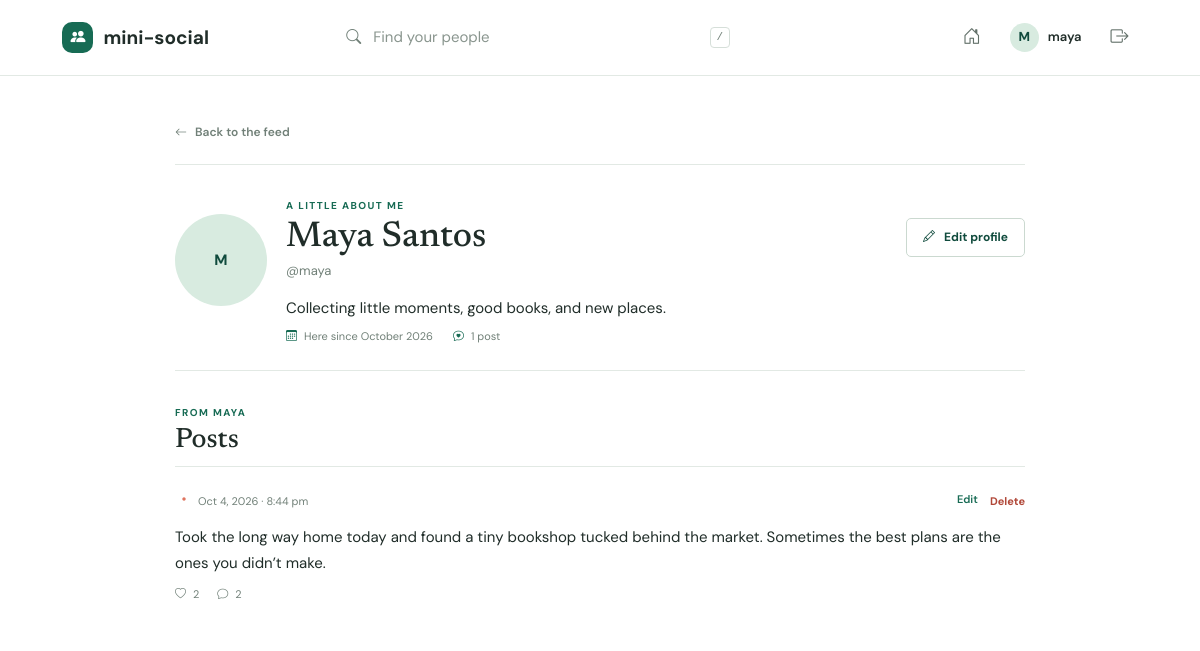
Page /index.php?page=profile&username=maya (signed in) on the committed database.
### tables this page shows
CREATE TABLE IF NOT EXISTS users (
    id INT UNSIGNED NOT NULL AUTO_INCREMENT,
    username VARCHAR(24) NOT NULL,
    email VARCHAR(190) NOT NULL,
    password VARCHAR(255) NOT NULL,
    full_name VARCHAR(80) NOT NULL,
    bio VARCHAR(240) NOT NULL DEFAULT '',
    profile_image VARCHAR(255) NULL,
    role ENUM('user', 'admin') NOT NULL DEFAULT 'user',
    created_at TIMESTAMP NOT NULL DEFAULT CURRENT_TIMESTAMP,
    PRIMARY KEY (id),
    UNIQUE KEY uq_users_username (username),
    UNIQUE KEY uq_users_email (email)
);

CREATE TABLE IF NOT EXISTS posts (
    id INT UNSIGNED NOT NULL AUTO_INCREMENT,
    user_id INT UNSIGNED NOT NULL,
    content TEXT NOT NULL,
    image VARCHAR(255) NULL,
    created_at TIMESTAMP NOT NULL DEFAULT CURRENT_TIMESTAMP,
    PRIMARY KEY (id),
    KEY idx_posts_created_at (created_at),
    KEY idx_posts_user_id (user_id),
    CONSTRAINT fk_posts_user FOREIGN KEY (user_id) REFERENCES users (id) ON DELETE CASCADE
);

### app/helpers.php (called while the page is built, shortened)
<?php
function e(?string $value): string
{
    return htmlspecialchars($value ?? '', ENT_QUOTES | ENT_SUBSTITUTE, 'UTF-8');
}
function url(array $parameters = []): string
{
    return 'index.php' . ($parameters ? '?' . http_build_query($parameters) : '');
}
function current_user(): ?array
{
    return $_SESSION['user'] ?? null;
}
function render(string $view, array $data = []): void
{
    extract($data, EXTR_SKIP);
    require __DIR__ . '/views/partials/header.php';
    require __DIR__ . '/views/' . $view . '.php';
    require __DIR__ . '/views/partials/footer.php';
}

### app/controllers/ProfileController.php (called while the page is built, shortened)
<?php
final class ProfileController
{
    public function show(): void
    {
        $username = (string) ($_GET['username'] ?? '');
        $profile = $this->users->findByUsername($username);
        render('profile/show', ['title' => $profile['full_name'], 'profile' => $profile, 'posts' => $this->posts->forUser((int) $profile['id']), 'isOwner' => current_user() && (int) current_user()['id'] === (int) $profile['id']]);
    }
}

### app/models/UserModel.php (called while the page is built, shortened)
<?php
final class UserModel
{
    public function findByUsername(string $username): ?array
    {
        $statement = $this->db->prepare('SELECT * FROM users WHERE username = ? LIMIT 1');
        $statement->bind_param('s', $username);
        $statement->execute();
        return $statement->get_result()->fetch_assoc() ?: null;
    }
}

### app/models/PostModel.php (called while the page is built, shortened)
<?php
final class PostModel
{
    public function forUser(int $userId): array
    {
        $statement = $this->db->prepare('SELECT p.*, (SELECT COUNT(*) FROM comments c WHERE c.post_id = p.id) AS comment_count, (SELECT COUNT(*) FROM likes l WHERE l.post_id = p.id) AS like_count FROM posts p WHERE p.user_id = ? ORDER BY p.created_at DESC');
        $statement->bind_param('i', $userId);
        $statement->execute();
        return $statement->get_result()->fetch_all(MYSQLI_ASSOC);
    }
}

### app/views/profile/show.php (the view, shortened to what this page needs)
<section class="profile-page">
    <a class="back-link" href="<?= e(url(['page' => 'feed'])) ?>"><i class="bi bi-arrow-left"></i> Back to the feed</a>
    <header class="profile-header">
        <?php if (!empty($profile['profile_image'])): ?><img class="profile-avatar" src="uploads/<?= e($profile['profile_image']) ?>" alt="<?= e($profile['full_name']) ?>">
        <?php else: ?><span class="profile-avatar avatar-initial"><?= e(strtoupper(substr($profile['full_name'], 0, 1))) ?></span><?php endif; ?>
        <div class="profile-identity"><span class="eyebrow">A little about me</span><h1><?= e($profile['full_name']) ?></h1><p>@<?= e($profile['username']) ?></p></div>
        <?php if ($isOwner): ?><a class="button button-outline" href="<?= e(url(['page' => 'profile-edit'])) ?>"><i class="bi bi-pencil"></i> Edit profile</a><?php endif; ?>
        <p class="profile-bio"><?= $profile['bio'] !== '' ? nl2br(e($profile['bio'])) : 'Still finding the words.' ?></p>
        <div class="profile-meta"><span><i class="bi bi-calendar3"></i> Here since <?= e(date('F Y', strtotime($profile['created_at']))) ?></span><span><i class="bi bi-chat-heart"></i> <?= count($posts) ?> <?= count($posts) === 1 ? 'post' : 'posts' ?></span></div>
    </header>
    <div class="section-heading profile-post-heading"><div><span class="eyebrow">From <?= e(explode(' ', $profile['full_name'])[0]) ?></span><h2>Posts</h2></div></div>
    <div class="profile-posts">
        <?php foreach ($posts as $post): ?><article class="profile-post"><div class="post-date"><i class="bi bi-dot"></i><?= e(date('M j, Y · g:i a', strtotime($post['created_at']))) ?><?php if ($isOwner || ($viewer && ($viewer['role'] ?? 'user') === 'admin')): ?><span class="profile-post-tools"><?php if ($isOwner): ?><a href="<?= e(url(['page' => 'post-edit', 'id' => $post['id']])) ?>">Edit</a><?php endif; ?><form action="<?= e(url(['page' => 'post-delete'])) ?>" method="post" onsubmit="return confirm('Delete this post?')"><?= csrf_field() ?><input type="hidden" name="id" value="<?= (int) $post['id'] ?>"><button class="text-button danger-text" type="submit"><?= $isOwner ? 'Delete' : 'Remove' ?></button></form></span><?php endif; ?></div><p><?= nl2br(e($post['content'])) ?></p><?php if (!empty($post['image'])): ?><img class="post-image" src="uploads/<?= e($post['image']) ?>" alt="Image shared by <?= e($profile['full_name']) ?>" loading="lazy"><?php endif; ?><div class="profile-post-stats"><span><i class="bi bi-heart"></i> <?= (int) $post['like_count'] ?></span><span><i class="bi bi-chat"></i> <?= (int) $post['comment_count'] ?></span></div></article>
        <?php endforeach; ?>
    </div>
</section>

### app/views/partials/header.php (shortened to what this page needs)
<?php $flash = take_flash(); $viewer = current_user(); ?>
<!doctype html>
<html lang="en">
<head>
    <link rel="stylesheet" href="https://cdn.jsdelivr.net/npm/bootstrap-icons@1.11.3/font/bootstrap-icons.min.css">
    <link rel="stylesheet" href="assets/app.css">
</head>
<body class="<?= in_array((string) ($_GET['page'] ?? ''), ['login', 'register'], true) ? 'auth-body' : '' ?>">
<header class="topbar">
    <a class="brand" href="<?= e(url(['page' => $viewer ? 'feed' : 'login'])) ?>" aria-label="Mini Social home">
        <span class="brand-mark"><i class="bi bi-people-fill"></i></span><span>mini-social</span>
    </a>
    <?php if ($viewer): ?>
        <form class="top-search" action="index.php" method="get">
            <i class="bi bi-search" aria-hidden="true"></i>
            <input type="search" name="q" placeholder="Find your people" aria-label="Search people">
            <kbd>/</kbd>
        </form>
        <nav class="top-actions" aria-label="Account navigation">
            <a class="icon-link" href="<?= e(url(['page' => 'feed'])) ?>" aria-label="Home" title="Home"><i class="bi bi-house-door"></i></a>
            <a class="viewer-link" href="<?= e(url(['page' => 'profile', 'username' => $viewer['username']])) ?>">
                <?php if (!empty($viewer['profile_image'])): ?><img class="avatar avatar-small" src="uploads/<?= e($viewer['profile_image']) ?>" alt="">
                <?php else: ?><span class="avatar avatar-small avatar-initial"><?= e(strtoupper(substr($viewer['full_name'] ?? $viewer['username'], 0, 1))) ?></span><?php endif; ?>
                <span><?= e($viewer['username']) ?></span>
            </a>
            <form action="<?= e(url(['page' => 'logout'])) ?>" method="post">
                <?= csrf_field() ?><button class="icon-link" type="submit" aria-label="Sign out" title="Sign out"><i class="bi bi-box-arrow-right"></i></button>
            </form>
        </nav>
    <?php endif; ?>
</header>
<main class="page-shell">

### rows in the picture
users: full_name "M", username "maya", full_name "Maya Santos", bio "Collecting little moments, good books, and new places.", created_at "October 2026", full_name "MAYA"
posts: created_at "Oct 4, 2026 · 8:44 pm", content "Took the long way home today and found a tiny bookshop tucked behind the market. Sometimes the best plans are the ones you didn’t make.", like_count "2", comment_count "2"

### other values in the picture
count($posts) "1"
